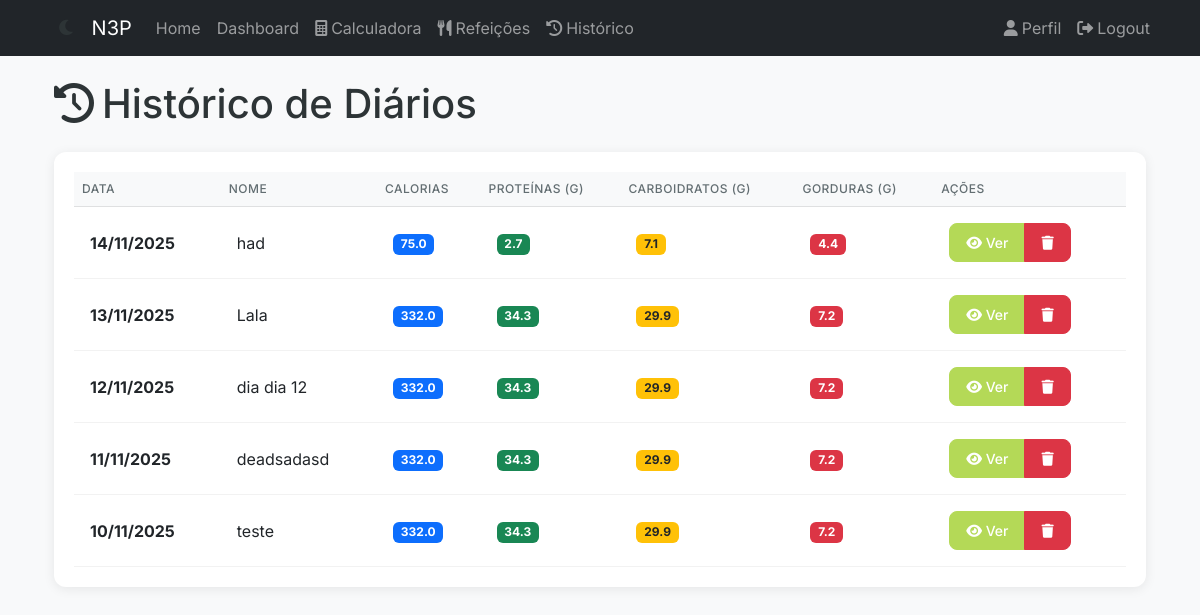
/history (signed in), run on an earlier commit of the app's database.
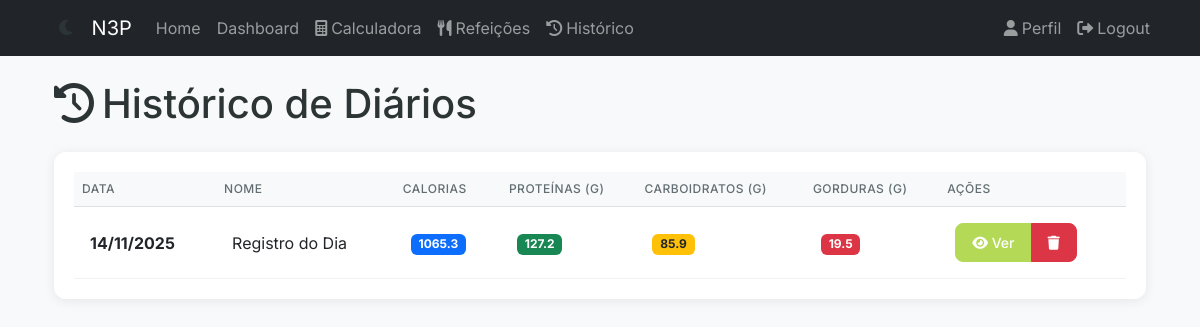
And on a later commit of the database.
### app/models/diet.py (models this page shows, shortened)
class Diet(db.Model):
    __tablename__ = "diets"
    id = db.Column(db.Integer, primary_key=True)
    name = db.Column(db.String(100), nullable=False)
    user_id = db.Column(db.Integer, db.ForeignKey("users.id"), nullable=False)
    date = db.Column(db.Date, nullable=True)  # NULL = dieta modelo, com valor = dieta do dia
    created_at = db.Column(db.DateTime, nullable=False, default=datetime.utcnow)
    updated_at = db.Column(db.DateTime, nullable=False, default=datetime.utcnow, onupdate=datetime.utcnow)
    meals_data = db.Column(db.JSON, nullable=True)
    __table_args__ = (db.UniqueConstraint("user_id", "date", name="unique_user_diet_date"),)

### app/blueprints/main/routes.py (the view)
@bp.route("/history")
@login_required
def history():
    diaries = (
        Diet.query.filter_by(user_id=current_user.id)
        .filter(Diet.date.isnot(None))
        .order_by(Diet.date.desc())
        .all()
    )
    history_data = []
    for diary in diaries:
        total_calories = 0
        total_proteins = 0
        total_carbs = 0
        total_fats = 0
        if diary.meals_data:
            for meal_type, foods in diary.meals_data.items():
                for food in foods:
                    total_calories += float(food.get("calories", 0))
                    total_proteins += float(food.get("proteins", 0))
                    total_carbs += float(food.get("carbs", 0))
                    total_fats += float(food.get("fats", 0))
        history_data.append({
            "date": diary.date,
            "name": diary.name,
            "calories": round(total_calories, 1),
            "proteins": round(total_proteins, 1),
            "carbs": round(total_carbs, 1),
            "fats": round(total_fats, 1),
        })
    return render_template("main/history.html", history_data=history_data)

### app/__init__.py (called while the page is built)
def create_app(config_class=Config):
    app = Flask(__name__)
    app.config.from_object(config_class)
    db.init_app(app)
    migrate.init_app(app, db)
    login.init_app(app)
    register_blueprints(app)
    from app.models import User
    @login.user_loader
    def load_user(id):
        return User.query.get(int(id))
    return app

### app/templates/main/history.html (shortened to what this page needs)
{% extends "base.html" %}
{% block content %}
<div class="container mt-4">
  <div class="d-flex justify-content-between align-items-center mb-4">
    <h1 class="mb-0">
      <i class="fas fa-history me-2"></i>Histórico de Diários
    </h1>
  </div>
  {% if history_data %}
  <div class="card">
    <div class="card-body">
      <div class="table-responsive">
        <table class="table table-hover">
          <thead class="table-light">
            <tr>
              <th>Data</th>
              <th>Nome</th>
              <th>Calorias</th>
              <th>Proteínas (g)</th>
              <th>Carboidratos (g)</th>
              <th>Gorduras (g)</th>
              <th>Ações</th>
            </tr>
          </thead>
          <tbody>
            {% for entry in history_data %}
            <tr>
              <td>
                <strong>{{ entry.date.strftime('%d/%m/%Y') }}</strong>
              </td>
              <td>{{ entry.name }}</td>
              <td>
                <span class="badge bg-primary">{{ entry.calories }}</span>
              </td>
              <td>
                <span class="badge bg-success">{{ entry.proteins }}</span>
              </td>
              <td>
                <span class="badge bg-warning text-dark">{{ entry.carbs }}</span>
              </td>
              <td>
                <span class="badge bg-danger">{{ entry.fats }}</span>
              </td>
              <td>
                <div class="btn-group" role="group">
                  <a
                    href="{{ url_for('main.dashboard', date=entry.date.strftime('%Y-%m-%d')) }}"
                    class="btn btn-sm btn-primary"
                    title="Ver detalhes"
                  >
                    <i class="fas fa-eye"></i> Ver
                  </a>
                  <button
                    type="button"
                    class="btn btn-sm btn-danger"
                    onclick="deleteDiary('{{ entry.date.strftime('%Y-%m-%d') }}')"
                    title="Deletar diário"
                  >
                    <i class="fas fa-trash"></i>
                  </button>
                </div>
              </td>
            </tr>
            {% endfor %}
          </tbody>
        </table>
      </div>
    </div>
  </div>
  {% else %}
  <div class="alert alert-info">
    <i class="fas fa-info-circle me-2"></i>
    Você ainda não tem nenhum registro no diário. Comece adicionando alimentos no Dashboard!
  </div>
  {% endif %}
</div>
{% endblock %}

### app/templates/base.html (shortened to what this page needs)
<!DOCTYPE html>
<html lang="pt-BR" data-theme="light">
  <head>
    <link
      href="https://cdn.jsdelivr.net/npm/bootstrap@5.3.0/dist/css/bootstrap.min.css"
      rel="stylesheet"
    />
    <link
      rel="stylesheet"
      href="https://cdnjs.cloudflare.com/ajax/libs/font-awesome/6.0.0/css/all.min.css"
    />
    <link
      rel="stylesheet"
      href="{{ url_for('static', filename='css/theme.css') }}"
    />
    <link
      rel="stylesheet"
      href="{{ url_for('static', filename='css/dashboard.css') }}"
    />
    <link
      rel="stylesheet"
      href="{{ url_for('static', filename='css/auth.css') }}"
    />
  </head>
  <body>
    <nav class="navbar navbar-expand-lg navbar-dark bg-dark">
      <div class="container">
        <button
          class="nav-link theme-toggle"
          onclick="toggleTheme()"
          title="Alternar tema"
        >
          <i class="fas fa-moon"></i>
        </button>
        <a class="navbar-brand" href="{{ url_for('main.index') }}">N3P</a>
        <div class="collapse navbar-collapse" id="navbarNav">
          <ul class="navbar-nav me-auto">
            <li class="nav-item">
              <a class="nav-link" href="{{ url_for('main.index') }}">Home</a>
            </li>
            {% if current_user.is_authenticated %}
            <li class="nav-item">
              <a class="nav-link" href="{{ url_for('main.dashboard') }}"
                >Dashboard</a
              >
            </li>
            <li class="nav-item">
              <a class="nav-link" href="{{ url_for('main.calculator') }}"
                ><i class="fas fa-calculator me-1"></i>Calculadora</a
              >
            </li>
            <li class="nav-item">
              <a class="nav-link" href="{{ url_for('main.meals') }}"
                ><i class="fas fa-utensils me-1"></i>Refeições</a
              >
            </li>
            <li class="nav-item">
              <a class="nav-link" href="{{ url_for('main.history') }}"
                ><i class="fas fa-history me-1"></i>Histórico</a
              >
            </li>
            {% endif %}
          </ul>
          <ul class="navbar-nav">
            {% if current_user.is_authenticated %}
            <li class="nav-item">
              <a class="nav-link" href="{{ url_for('auth.profile') }}">
                <i class="fas fa-user me-1"></i>Perfil
              </a>
            </li>
            <li class="nav-item">
              <a class="nav-link" href="{{ url_for('auth.logout') }}">
                <i class="fas fa-sign-out-alt me-1"></i>Logout
              </a>
            </li>
            {% else %}
            <li class="nav-item">
              <a class="nav-link" href="{{ url_for('auth.login') }}">
                <i class="fas fa-sign-in-alt me-1"></i>Login
              </a>
            </li>
            {% endif %}
          </ul>
        </div>
      </div>
    </nav>
    <div class="container mt-4">{% block content %}{% endblock %}</div>
  </body>
</html>

### app/static/css/theme.css (style rules this page uses)
:root { --primary-color: #b4d957; --primary-light: #d4e9a5; --primary-dark: #9fc748; --secondary-color: #ff7f6b; --secondary-dark: #ff6b54; --bg-color: #ffffff; --bg-secondary: #f8f9fa; --text-color: #212529; --text-muted: #6c757d; --border-color: #dee2e6; --shadow-sm: 0 2px 4px rgba(0, 0, 0, 0.05); --shadow-md: 0 4px 6px rgba(0, 0, 0, 0.1); --shadow-lg: 0 6px 20px rgba(0, 0, 0, 0.1); --card-bg: #ffffff; --input-bg: #ffffff; --border-radius: 0.5rem; --transition: all 0.3s ease; --scale: scale(1.02); --scale-btn: scale(1.05); }
body { background-color: var(--bg-color); color: var(--text-color); font-family: "Inter", -apple-system, BlinkMacSystemFont, sans-serif; line-height: 1.5; margin: 0; padding: 0; transition: background-color 0.3s ease, color 0.3s ease; }
.card { background: var(--card-bg); border-radius: var(--border-radius); border: none; box-shadow: var(--shadow-sm); transition: var(--transition); margin-bottom: 1.5rem; }
.card-body { padding: 1.25rem; }
.btn { border-radius: var(--border-radius); font-weight: 500; padding: 0.5rem 1rem; transition: var(--transition); position: relative; overflow: hidden; }
.btn-primary { background-color: var(--primary-color); border-color: var(--primary-color); }
.table { margin-bottom: 0; }
.table th { border-top: none; color: var(--text-muted); font-weight: 500; text-transform: uppercase; font-size: 0.75rem; letter-spacing: 0.5px; }
.table td { vertical-align: middle; padding: 1rem; border-color: var(--border-color); }
.theme-toggle { background: none; border: none; color: var(--text-color); padding: 0.5rem 0; margin: 0 1rem; cursor: pointer; transition: var(--transition); display: flex; align-items: center; justify-content: center; line-height: 1.5; }
.theme-toggle i { font-size: 1.1rem; vertical-align: middle; }

### app/static/css/dashboard.css (style rules this page uses)
:root { --primary-color: #b4d957; --primary-light: #d4e9a5; --secondary-color: #ff7a5c; --text-color: #2d3436; --text-muted: #636e72; --background-color: #f8f9fa; --card-background: #ffffff; --border-radius: 12px; --shadow: 0 2px 12px rgba(0, 0, 0, 0.08); --transition: all 0.3s ease; --scale: scale(1.02); --scale-btn: scale(1.05); }
body { background-color: var(--background-color); color: var(--text-color); font-family: "Inter", -apple-system, BlinkMacSystemFont, sans-serif; line-height: 1.5; margin: 0; padding: 0; }
.card { background: var(--card-background); border-radius: var(--border-radius); border: none; box-shadow: var(--shadow); transition: var(--transition); margin-bottom: 1.5rem; animation: slideIn 0.5s ease-out; }
.card-body { padding: 1.25rem; }
.btn { border-radius: 8px; font-weight: 500; padding: 0.5rem 1rem; transition: var(--transition); position: relative; overflow: hidden; }
.btn::after { content: ""; position: absolute; top: 50%; left: 50%; width: 5px; height: 5px; background: rgba(255, 255, 255, 0.5); opacity: 0; border-radius: 100%; transform: scale(1, 1) translate(-50%); transform-origin: 50% 50%; }
.btn-primary { background-color: var(--primary-color); border-color: var(--primary-color); }
.table { margin-bottom: 0; }
.table th { border-top: none; color: var(--text-muted); font-weight: 500; text-transform: uppercase; font-size: 0.75rem; letter-spacing: 0.5px; }
.table td { vertical-align: middle; padding: 1rem; border-color: rgba(0, 0, 0, 0.05); }
.table th { border-top: none; background-color: #f8f9fa; }
.table-responsive { overflow: visible !important; }

What changed in the data, as far as the page shows it:
removed Diet: date "14/11/2025", name "had", calories "75.0", proteins "2.7", carbs "7.1", fats "4.4"
removed Diet: date "13/11/2025", name "Lala", calories "332.0", proteins "34.3", carbs "29.9", fats "7.2"
removed Diet: date "12/11/2025", name "dia dia 12", calories "332.0", proteins "34.3", carbs "29.9", fats "7.2"
removed Diet: date "10/11/2025", name "teste", calories "332.0", proteins "34.3", carbs "29.9", fats "7.2"
changed Diet: date "11/11/2025" → "14/11/2025"; name "deadsadasd" → "Registro do Dia"; calories "332.0" → "1065.3"; proteins "34.3" → "127.2"; carbs "29.9" → "85.9"; fats "7.2" → "19.5"
